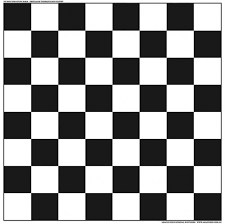
#> input picture 2016BEC070 VAIDEHI HATWAR/practical10/chess.png, 225 x 224 px
$ python edgedetection.py
#> lines starting #> are read from the running program, lines starting #| are printed output that depends on the picture
# -*- coding: utf-8 -*-
"""
Created on Sun Oct  6 23:52:49 2019

@author: Mypc
"""


import cv2
import numpy as np
from matplotlib import pyplot as plt
img_blur = cv2.imread('chess.png', 0)
#> img_blur is the input picture: shape (224, 225); min 0, max 255, mean 143.4
kernelx = np.array([[1,2,1],[0,0,0],[-1,-2,-1]])
kernely = np.array([[-1,0,1],[-2,0,2],[-1,0,1]])
sobelx = cv2.filter2D(img_blur, -1, kernelx)
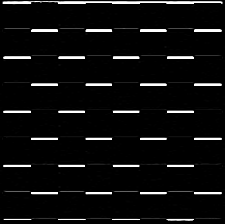
#> sobelx: shape (224, 225); min 0, max 255, mean 13.6
sobely = cv2.filter2D(img_blur, -1, kernely)
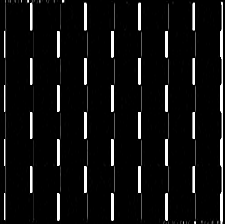
#> sobely: shape (224, 225); min 0, max 255, mean 16
kernelx = np.array([[1,1,1],[0,0,0],[-1,-1,-1]])
kernely = np.array([[-1,0,1],[-1,0,1],[-1,0,1]])
img_prewittx = cv2.filter2D(img_blur, -1, kernelx)
img_prewitty = cv2.filter2D(img_blur, -1, kernely)
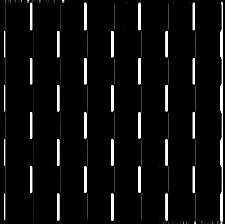
#> img_prewitty: shape (224, 225); min 0, max 255, mean 14.9
kernelx = np.array([[-1,0],[0,1]])
kernely = np.array([[0,-1],[1,0]])
robert_x = cv2.filter2D(img_blur, -1, kernelx)
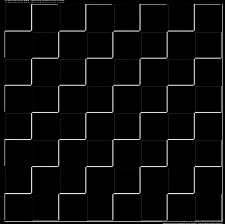
#> robert_x: shape (224, 225); min 0, max 248, mean 10.3
robert_y = cv2.filter2D(img_blur, -1, kernely)
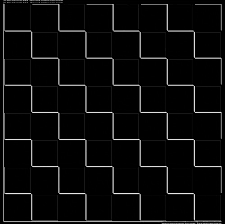
#> robert_y: shape (224, 225); min 0, max 248, mean 10.3
plt.subplot(241),plt.imshow(img_blur, cmap = 'gray')
plt.title('Input Image'), plt.xticks([]), plt.yticks([])
plt.subplot(242),plt.imshow(sobelx, cmap = 'gray')
plt.title('Sobel X'), plt.xticks([]), plt.yticks([])
plt.subplot(243),plt.imshow(sobely, cmap = 'gray')
plt.title('Sobel Y'), plt.xticks([]), plt.yticks([])
plt.subplot(244),plt.imshow(img_prewittx, cmap = 'gray')
plt.title('Prewitt X'), plt.xticks([]), plt.yticks([])
plt.subplot(245),plt.imshow(img_prewitty, cmap = 'gray')
plt.title('Prewitt Y'), plt.xticks([]), plt.yticks([])
plt.subplot(246),plt.imshow(robert_x, cmap = 'gray')
plt.title('robert X'), plt.xticks([]), plt.yticks([])
plt.subplot(247),plt.imshow(robert_y, cmap = 'gray')
plt.title('Robert Y'), plt.xticks([]), plt.yticks([])
plt.show()
